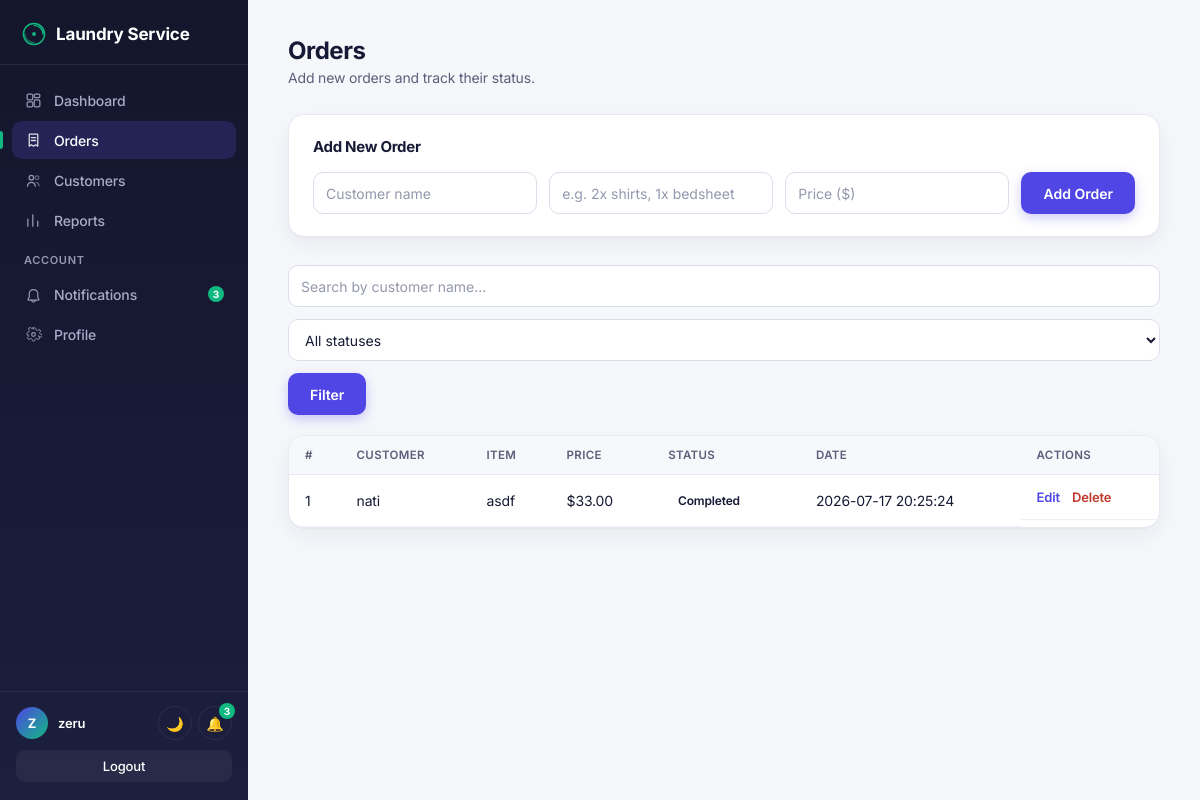
/orders (signed in), run on the app's committed database.
### tables this page shows
CREATE TABLE orders (
                id INTEGER PRIMARY KEY AUTOINCREMENT,
                customer_name TEXT NOT NULL,
                item_description TEXT NOT NULL,
                price REAL NOT NULL,
                status TEXT NOT NULL DEFAULT 'Pending',
                service_type TEXT DEFAULT 'Wash & Fold',
                payment_method TEXT DEFAULT 'Cash',
                pickup_address TEXT,
                delivery_address TEXT,
                weight REAL DEFAULT 0,
                created_at TEXT DEFAULT CURRENT_TIMESTAMP
            );

### app.py (the view, shortened to what this page needs)
@app.route("/orders", methods=["GET", "POST"])
@login_required
def orders():
    search = request.args.get("search", "").strip()
    status_filter = request.args.get("status", "").strip()
    query = "SELECT * FROM orders WHERE 1=1"
    params = []
    if search:
        query += " AND customer_name LIKE ?"
        params.append(f"%{search}%")
    if status_filter:
        query += " AND status = ?"
        params.append(status_filter)
    query += " ORDER BY id DESC"
    with get_db() as conn:
        all_orders = conn.execute(query, params).fetchall()
    return render_template("orders.html", orders=all_orders, search=search, status_filter=status_filter)

### app.py (called while the page is built)
@app.context_processor
def inject_csrf():
    if "csrf_token" not in session:
        session["csrf_token"] = secrets.token_hex(16)
    return {"csrf_token": session.get("csrf_token")}

def login_required(f):
    @wraps(f)
    def decorated_function(*args, **kwargs):
        if "username" not in session:
            flash("Please log in first.")
            return redirect(url_for("login"))
        return f(*args, **kwargs)
    return decorated_function

@app.context_processor
def inject_notifications():
    if "username" not in session:
        return {}
    with get_db() as conn:
        unread_count = conn.execute("SELECT COUNT(*) FROM notifications WHERE is_read = 0").fetchone()[0]
        recent_notifications = conn.execute("SELECT * FROM notifications ORDER BY id DESC LIMIT 5").fetchall()
    return {
        "unread_count": unread_count,
        "recent_notifications": recent_notifications,
    }

### database.py (called while the page is built)
def get_connection():
    conn = sqlite3.connect(DB_NAME)
    conn.row_factory = sqlite3.Row
    return conn

def get_db():
    from contextlib import contextmanager
    @contextmanager
    def db_connection():
        conn = get_connection()
        try:
            yield conn
            conn.commit()
        except Exception:
            conn.rollback()
            raise
        finally:
            conn.close()
    return db_connection()

### templates/orders.html (shortened to what this page needs)
{% extends "base.html" %}
{% block extra_styles %}
<link rel="stylesheet" href="{{ url_for('static', filename='dashboard.css') }}">
{% endblock %}
{% block content %}
{% include "_navbar.html" %}
<div class="dashboard-content">
    <h1>Orders</h1>
    <p class="subtitle">Add new orders and track their status.</p>
    <div class="order-form-card">
        <h2>Add New Order</h2>
        <form method="POST" action="{{ url_for('orders') }}" class="order-form">
            <input type="text" name="customer_name" placeholder="Customer name" required>
            <input type="text" name="item_description" placeholder="e.g. 2x shirts, 1x bedsheet" required>
            <input type="number" step="0.01" name="price" placeholder="Price ($)" required>
            <button type="submit">Add Order</button>
        </form>
    </div>
    <div class="filter-bar">
        <form method="GET" action="{{ url_for('orders') }}" class="filter-form">
            <input type="text" name="search" placeholder="Search by customer name..." value="{{ search }}">
            <select name="status">
                <option value="" {% if not status_filter %}selected{% endif %}>All statuses</option>
            </select>
            <button type="submit">Filter</button>
        </form>
    </div>
    <div class="table-card">
        <table class="orders-table">
            <thead>
                <tr>
                    <th>#</th>
                    <th>Customer</th>
                    <th>Item</th>
                    <th>Price</th>
                    <th>Status</th>
                    <th>Date</th>
                    <th>Actions</th>
                </tr>
            </thead>
            <tbody>
                {% for order in orders %}
                <tr>
                    <td>{{ order["id"] }}</td>
                    <td>{{ order["customer_name"] }}</td>
                    <td>{{ order["item_description"] }}</td>
                    <td>${{ "%.2f"|format(order["price"]) }}</td>
                    <td>
                        <span class="status-badge status-{{ order['status']|lower }}">
                            {{ order["status"] }}
                        </span>
                    </td>
                    <td>{{ order["created_at"] }}</td>
                    <td class="actions">
                        <a href="{{ url_for('edit_order', order_id=order['id']) }}" class="action-link edit">Edit</a>
                        <a href="{{ url_for('delete_order', order_id=order['id']) }}" class="action-link delete" onclick="return confirm('Delete this order?');">Delete</a>
                    </td>
                </tr>
                {% endfor %}
            </tbody>
        </table>
    </div>
</div>
{% endblock %}

### static/theme.css (style rules this page uses)
:root { --bg: #F6F7FB; --card-bg: #FFFFFF; --border-color: #E7E9F2; --input-bg: #FFFFFF; --input-border: #DBDEEA; --table-header-bg: #F7F8FC; --table-row-border: #EEF0F7; --text-primary: #171A34; --text-secondary: #5B5F79; --text-tertiary: #9498AD; --label-color: #3B3F5C; --left-panel-text: #C9CCEE; --primary: #4F46E5; --primary-dark: #4338CA; --primary-darker: #312E81; --primary-tint: #EEEDFC; --accent: #10B981; --accent-dark: #059669; --sidebar-bg: #14162C; --sidebar-bg-end: #1B1E3D; --sidebar-text: #A9ACC9; --sidebar-text-active: #FFFFFF; --sidebar-border: rgba(255, 255, 255, 0.08); --sidebar-active-bg: rgba(99, 91, 255, 0.18); --sidebar-hover-bg: rgba(255, 255, 255, 0.05); --status-pending-bg: #FEF3C7; --status-pending-text: #92400E; --status-completed-bg: #D1FAE5; --status-completed-text: #065F46; --error-bg: #FDECEC; --error-text: #C0392B; --flash-bg: #EEF0FE; --flash-text: #4338CA; --dark-btn-bg: #3B3F5C; --dark-btn-hover: #4B4F73; --shadow-card: 0 1px 2px rgba(23, 26, 52, 0.04), 0 8px 24px rgba(23, 26, 52, 0.06); --shadow-card-hover: 0 4px 8px rgba(23, 26, 52, 0.06), 0 16px 32px rgba(23, 26, 52, 0.10); --shadow-button: 0 4px 12px rgba(79, 70, 229, 0.28); --radius-pill: 999px; --radius-card: 16px; --radius-input: 10px; --radius-button: 10px; --font-display: 'Inter', -apple-system, BlinkMacSystemFont, sans-serif; --font-body: 'Inter', -apple-system, BlinkMacSystemFont, sans-serif; --font-mono: 'JetBrains Mono', 'Courier New', monospace; }
body { font-family: var(--font-body); background-color: var(--bg); color: var(--text-primary); transition: background-color 0.3s ease, color 0.3s ease; -webkit-font-smoothing: antialiased; letter-spacing: -0.01em; }
h1, h2, .left-panel h1, .nav-brand, .card h2, .order-form-card h2 { font-family: var(--font-display); font-weight: 700; letter-spacing: -0.02em; }
body, .card, .stat-card, .order-form-card, .table-card, .order-card, .customer-card, input, select, textarea, .navbar, .sidebar, .left-panel, .right-panel, .flash-box, .error-message, .dashboard-content { transition: background-color 0.3s ease, color 0.3s ease, border-color 0.3s ease, box-shadow 0.3s ease; }
.stat-card, .order-form-card, .table-card, .order-card, .customer-card { position: relative; background-color: var(--card-bg); border: 1px solid var(--border-color); border-radius: var(--radius-card); box-shadow: var(--shadow-card); transition: all 0.2s ease; }
body { animation: page-fade-in 0.35s ease both; }
button:not(.theme-toggle):not(.notification-bell):not(.sidebar-toggle) { transition: transform 0.15s ease, box-shadow 0.15s ease, background-color 0.15s ease; }
.action-link { transition: opacity 0.15s ease; }
input, select, textarea { background-color: var(--input-bg); color: var(--text-primary); border: 1px solid var(--input-border); border-radius: var(--radius-input); padding: 10px 14px; font-size: 14px; font-family: var(--font-body); transition: all 0.2s ease; width: 100%; }
input::placeholder { color: var(--text-tertiary); }
.sidebar ~ .dashboard-content { margin-left: 248px; }
.status-badge { display: inline-block; padding: 4px 10px; border-radius: 999px; font-size: 12px; font-weight: 600; }
.order-form-card, .table-card, .order-card, .customer-card { animation: card-fade-up 0.4s ease 0.06s both; }
.status-badge { display: inline-block; animation: badge-pop 0.25s ease both; }

### data on the page
orders: id "1", customer_name "nati", item_description "asdf", price "33.00", status "Completed", created_at "2026-07-17 20:25:24"

### other printed values
{{ unread_count }} "3"
{{ session.get('username', 'U')[0]|upper }} "Z"
{{ session.get('username', '') }} "zeru"
